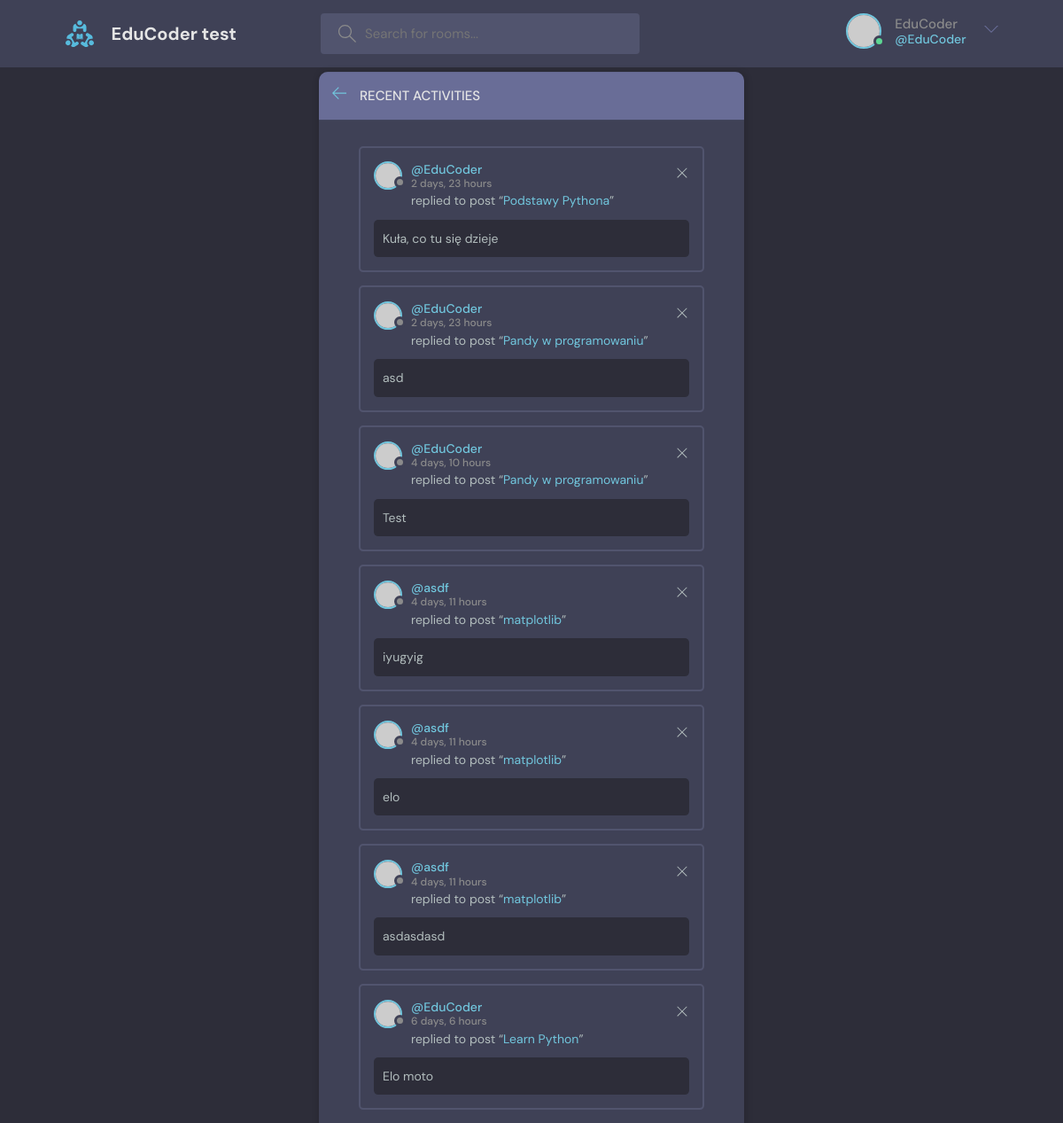
Screenshot of /activity/ (signed in) with the database file from the repository.
### base/models.py (models this page shows, shortened)
class Message(models.Model):
    user = models.ForeignKey(User, on_delete=models.CASCADE)
    room = models.ForeignKey(Room, on_delete=models.CASCADE)
    body = models.TextField()
    updated = models.DateTimeField(auto_now=True)
    created = models.DateTimeField(auto_now_add=True)
    class Meta:
        ordering = ['-updated', 'created']

class Room(models.Model):
    host = models.ForeignKey(User, on_delete=models.SET_NULL, null = True)
    topic = models.ForeignKey(Topic, on_delete=models.SET_NULL, null = True)
    name = models.CharField(max_length=200)
    description = models.TextField(null=True, blank=True)
    participants = models.ManyToManyField(User, related_name="participants", blank=True)
    updated = models.DateTimeField(auto_now=True)
    created = models.DateTimeField(auto_now_add=True)
    class Meta:
        ordering = ['-updated', 'created']
    def __str__(self):
        return self.name

### base/views.py (the view)
# urls.py: path('activity/', views.activity_page, name="activity"),
def activity_page(request):
    room_messages = Message.objects.all()
    context = {"room_messages": room_messages}
    return render(request, "base/activity.html/", context)

### templates/base/activity.html
{% extends 'main.html' %}
{% block content %}
    <main class="layout">
      <div class="container">
        <div class="layout__box">
          <div class="layout__boxHeader">
            <div class="layout__boxTitle">
              <a href="{% url 'home' %}">
                <svg version="1.1" xmlns="http://www.w3.org/2000/svg" width="32" height="32" viewBox="0 0 32 32">
                  <title>arrow-left</title>
                  <path
                    d="M13.723 2.286l-13.723 13.714 13.719 13.714 1.616-1.611-10.96-10.96h27.625v-2.286h-27.625l10.965-10.965-1.616-1.607z"
                  ></path>
                </svg>
              </a>
              <h3>Recent Activities</h3>
            </div>
          </div>
          <div class="activities-page layout__body">
            {% for message in room_messages %}
            <div class="activities__box">
              <div class="activities__boxHeader roomListRoom__header">
                <a href="profile.html" class="roomListRoom__author">
                  <div class="avatar avatar--small">
                    <img src="https://randomuser.me/api/portraits/women/11.jpg" />
                  </div>
                  <p>
                    @{{message.user}}
                    <span>{{message.created|timesince}}</span>
                  </p>
                </a>
                <div class="roomListRoom__actions">
                  <a href="#">
                    <svg version="1.1" xmlns="http://www.w3.org/2000/svg" width="32" height="32" viewBox="0 0 32 32">
                      <title>remove</title>
                      <path
                        d="M27.314 6.019l-1.333-1.333-9.98 9.981-9.981-9.981-1.333 1.333 9.981 9.981-9.981 9.98 1.333 1.333 9.981-9.98 9.98 9.98 1.333-1.333-9.98-9.98 9.98-9.981z"
                      ></path>
                    </svg>
                  </a>
                </div>
              </div>
              <div class="activities__boxContent">
                <p>replied to post “<a href="room.html">{{message.room}}</a>”</p>
                <div class="activities__boxRoomContent">
                  {{message.body}}
                </div>
              </div>
            </div>
            {% endfor %}
          </div>
        </div>
      </div>
    </main>
{% endblock %}

### templates/navbar.html (shortened to what this page needs)
{% load static %}
<header class="header header--loggedIn">
    <div class="container">
        <a href="{% url 'home' %}" class="header__logo">
            <img src="{% static 'images/logo.svg' %}" />
            <h1>EduCoder test</h1>
        </a>
        <form class="header__search" method="GET" action = "{% url 'home' %}">
            <label>
                <input name="q" placeholder="Search for rooms..." />
            </label>
        </form>
        <nav class="header__menu">
            {% if request.user.is_authenticated %}
            <div class="header__user">
                <a href="{% url 'update-user' %}">
                    <div class="avatar avatar--medium active">
                        <img src="https://randomuser.me/api/portraits/men/37.jpg" />
                    </div>
                    <p>{{request.user.username}}<span>@{{request.user.username}}</span></p>
                </a>
                <button class="dropdown-button">
                    <svg version="1.1" xmlns="http://www.w3.org/2000/svg" width="32" height="32" viewBox="0 0 32 32">
                        <title>chevron-down</title>
                        <path d="M16 21l-13-13h-3l16 16 16-16h-3l-13 13z"></path>
                    </svg>
                </button>
            </div>
            {% else %}
            <a href="{% url 'login' %}">
                <img src="{% static 'images/avatar.svg' %}" />
                <p>Login</p>
            </a>
            {% endif %}
        </nav>
    </div>
</header>

### rows the page displays
Message: user "EduCoder", created "2 days, 23 hours", room "Podstawy Pythona", body "Kuła, co tu się dzieje"
Message: user "EduCoder", created "2 days, 23 hours", room "Pandy w programowaniu", body "asd"
Message: user "EduCoder", created "4 days, 10 hours", room "Pandy w programowaniu", body "Test"
Message: user "asdf", created "4 days, 11 hours", room "matplotlib", body "iyugyig"
Message: user "asdf", created "4 days, 11 hours", room "matplotlib", body "elo"
Message: user "asdf", created "4 days, 11 hours", room "matplotlib", body "asdasdasd"
Message: user "EduCoder", created "6 days, 6 hours", room "Learn Python", body "Elo moto"

### other values shown
{{ request.user.username }} "EduCoder"
